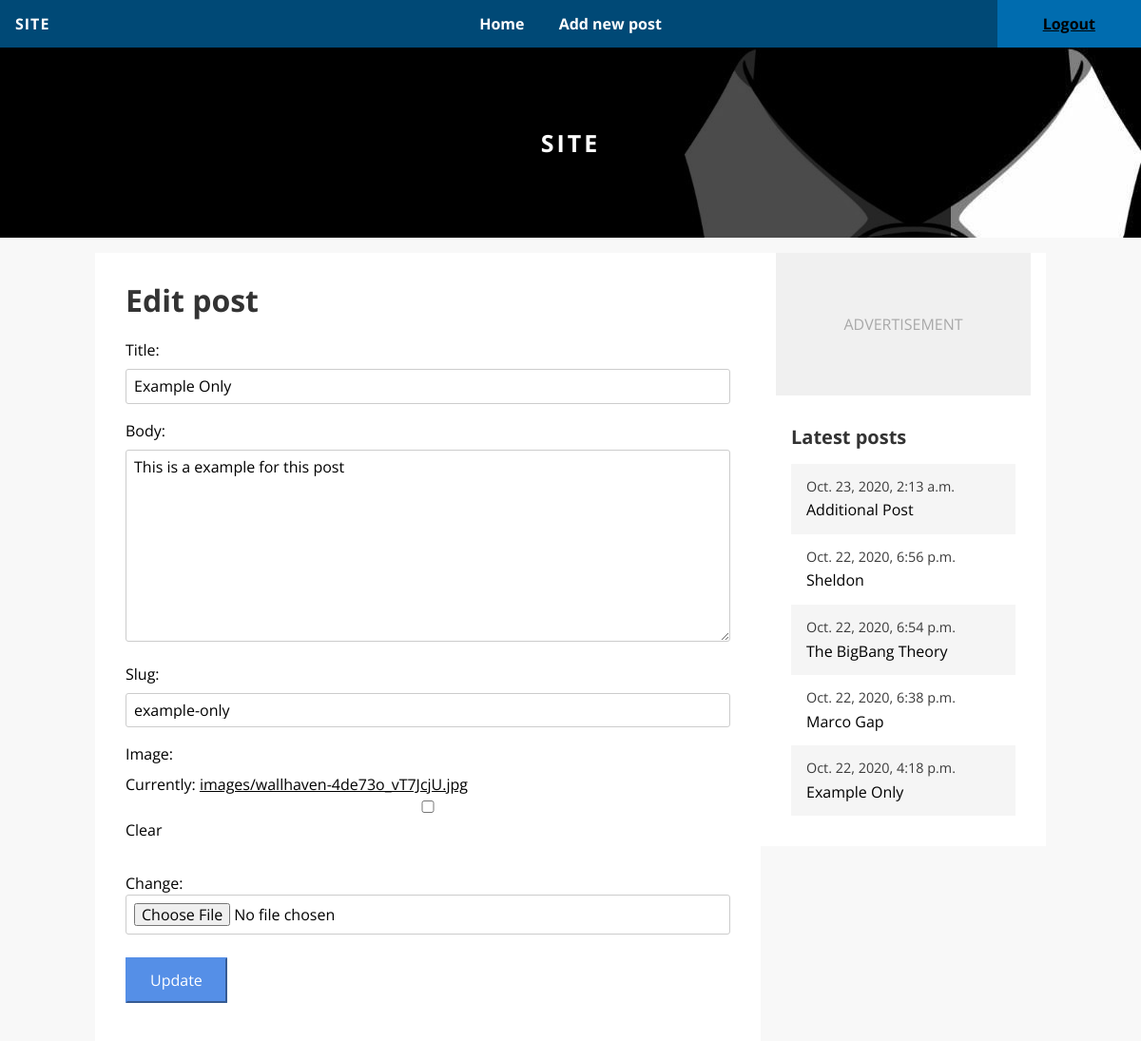
Page /blog/edit/5/ (signed in) on the committed database.
### blog/models.py (models this page shows, shortened)
class Post(models.Model):
	title	= models.CharField(default='', max_length=255)
	body	= models.TextField(default='', blank=True)
	slug 	= models.SlugField(default='',
								blank = True,
								max_length = 255)
	date	= models.DateTimeField(auto_now_add = True,
									null = True)
	updated	= models.DateTimeField(auto_now = True,
									null = True)
	author	= models.ForeignKey(User,
								null = True,
								blank = True,
								on_delete = models.CASCADE)
	tags 	= TaggableManager()
	image 	= models.ImageField(default='',
								blank=True,
								upload_to='images')
	image_thumbnail	= ImageSpecField(source='image',
									processors=[ResizeToFill(700, 150)],
									format='JPEG',
									options={'quality': 60
									})
	test_field = models.TextField(default='',
									blank=True)
	def get_absolute_url(self):
		return reverse('blog:detail',
						args = [str(self.slug)])

### blog/views.py (the view)
# urls.py: path('edit/<int:pk>/', views.edit, name = 'edit'),
@permission_required('blog.change_post', raise_exception=True)
def edit(request, pk = None):
	post = get_object_or_404(Post, pk = pk)
	if request.method == "POST":
		form = PostForm(request.POST, instance = post)
		if form.is_valid():
			form.save()
			return redirect('blog:detail', slug = post.slug)
	else:
		form = PostForm(instance = post)
	return render(request, 'blog/edit.html',
					{'section' : 'blog_edit',
					 'form' : form,
					  'post' : post,
					  })

### blog/forms.py
class PostForm(ModelForm):
	class Meta:
		model = Post
		fields = [
			'title',
			'body',
			'slug',
			'tags',
			'image',
		]

### blog/context_processors.py (called while the page is built)
def latest_posts(request):
	posts = Post.objects.filter().order_by('-date')[:5]
	return {'latest_posts': posts}

### templates/blog/edit.html (shortened to what this page needs)
{% extends 'base.html' %}
{% block title %} <h1> Edit post </h1> {% endblock %}
{% block content %}
	<form action = "{% url 'blog:edit' post.pk %}"
			method = "post"
			enctype="multipart/form-data">
		{{ form.as_p }}
		<button class = "button" type = "submit"> Update </button>
	</form>
{% endblock %}

### templates/blog/_post_list.html
<div class="post-list">
	<h2 class="post-list-heading">{{ heading }}</h2>
	{% for post in latest_posts %}
		<a href="{{ post.get_absolute_url }}"
			class="post-list-link {% cycle 'odd' 'even' %}">
			<div class="post-list-date">{{ post.date }}</div>
			<div class="post-list-title">{{ post.title|truncatechars:20 }}</div>
		</a>
	{% endfor %}
</div>

### static/css/base.css (style rules this page uses)
html { line-height:1.15;-webkit-text-size-adjust:100% }
body { margin:0 }
h1 { font-size:2em;margin:0.67em 0 }
a { background-color:transparent }
button,input,optgroup,select,textarea { font-family:inherit;font-size:100%;line-height:1.15;margin:0 }
button,input { overflow:visible }
button,select { text-transform:none }
button,[type="button"],[type="reset"],[type="submit"] { -webkit-appearance:button }
textarea { overflow:auto }
[type="checkbox"],[type="radio"] { box-sizing:border-box;padding:0 }
* { box-sizing:border-box }
body { font-family:'Open Sans', sans-serif;padding-top:50px;background-color:#f8f8f8 }
html { overflow-y:scroll }
a { color:#000 }
p { line-height:1.5em }
h1,h2 { color:#333;margin-top:0 }
.button,button[type="submit"],input[type="submit"] { background-color:#558FE7;border-color:#558FE7;border-radius:1px;padding:0.8em 1.5em;color:#fff;display:inline-block;margin:0.5em 0.5em 0.5em 0;text-decoration:none;width:auto }
.post-list { background-color:#fff;padding:1em }
.post-list-heading { font-size:20px;margin-top:0 }
.post-list-link { padding:1em;display:block;text-decoration:none }
.post-list-date { color:#3B3B3B;margin-bottom:0.5em;font-size:0.9em }
.post-list .odd { background-color:#F5F5F5 }
form label { display:block;margin-bottom:0.5em }
form input,form textarea { width:100%;padding:0.5em;border-radius:3px;border:1px solid #ccc }

### rows in the picture
Post: title "Example Only", body "This is a example for this post", slug "example-only", date "Oct. 22, 2020, 4:18 p.m."
Post: date "Oct. 23, 2020, 2:13 a.m.", title "Additional Post"
Post: date "Oct. 22, 2020, 6:56 p.m.", title "Sheldon"
Post: date "Oct. 22, 2020, 6:54 p.m.", title "The BigBang Theory"
Post: date "Oct. 22, 2020, 6:38 p.m.", title "Marco Gap"

### other values in the picture
{{ heading }} "Latest posts"
